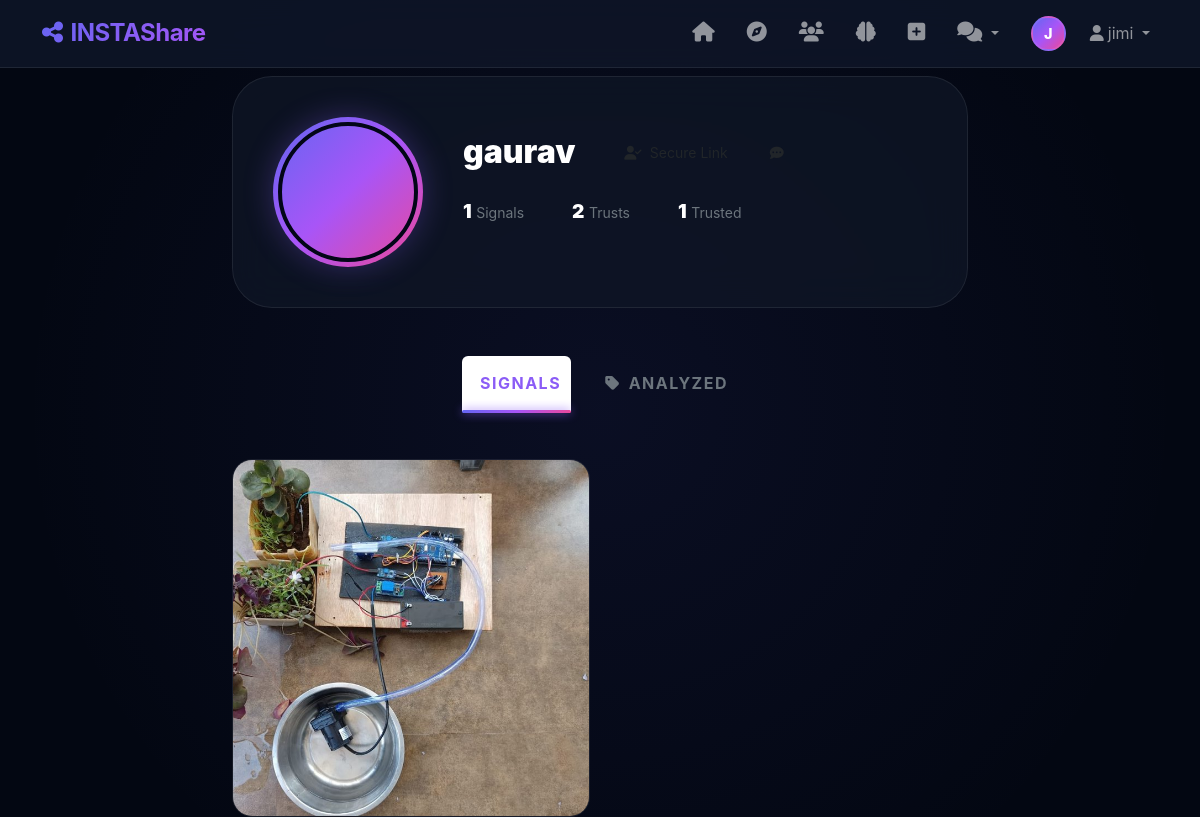
The app's page /profile/gaurav (signed in) with its own data.
### app.py (models this page shows, shortened)
class User(UserMixin, db.Model):
    id = db.Column(db.Integer, primary_key=True)
    username = db.Column(db.String(20), nullable=False, unique=True)
    email = db.Column(db.String(120), unique=True, nullable=True)
    password = db.Column(db.String(80), nullable=False)
    bio = db.Column(db.Text, nullable=True)
    profile_pic = db.Column(db.String(200), default='default.jpg')
    is_private = db.Column(db.Boolean, default=False)
    is_admin = db.Column(db.Boolean, default=False)
    created_at = db.Column(db.DateTime, default=datetime.utcnow)
    last_seen = db.Column(db.DateTime, default=datetime.utcnow)
    posts = db.relationship('Post', backref='author', lazy='dynamic', cascade='all, delete-orphan')
    stories = db.relationship('Story', backref='author', lazy='dynamic', cascade='all, delete-orphan')
    comments = db.relationship('Comment', backref='author', lazy='dynamic', cascade='all, delete-orphan')
    messages = db.relationship('Message', backref='author', lazy='dynamic', cascade='all, delete-orphan', primaryjoin='User.id == Message.user_id')
    followed = db.relationship(
        'User', secondary=followers,
        primaryjoin=(followers.c.follower_id == id),
        secondaryjoin=(followers.c.followed_id == id),
        backref=db.backref('followers_users', lazy='dynamic'), lazy='dynamic')
    liked_posts = db.relationship(
        'Post', secondary=post_likes,
        backref=db.backref('liked_by', lazy='dynamic'), lazy='dynamic')
    def is_following(self, user):
        return self.followed.filter(followers.c.followed_id == user.id).count() > 0
    def followers_count(self):
        return self.followers_users.count()
    def following_count(self):
        return self.followed.count()
    def posts_count(self):
        return self.posts.count()

class Post(db.Model):
    id = db.Column(db.Integer, primary_key=True)
    caption = db.Column(db.Text, nullable=True)
    image_filename = db.Column(db.String(200), nullable=False)
    location = db.Column(db.String(100), nullable=True)
    timestamp = db.Column(db.DateTime, default=datetime.utcnow)
    user_id = db.Column(db.Integer, db.ForeignKey('user.id'), nullable=False)
    is_flagged = db.Column(db.Boolean, default=False)
    flagged_keywords = db.Column(db.String(500))
    is_nsfw = db.Column(db.Boolean, default=False)
    nsfw_confidence = db.Column(db.Float, default=0.0)
    comments = db.relationship('Comment', backref='post', lazy='dynamic', cascade='all, delete-orphan')
    def likes_count(self):
        return self.liked_by.count()
    def comments_count(self):
        return self.comments.count()

### app.py (the view)
@app.route('/profile/<username>')
@login_required
def profile(username):
    user = User.query.filter_by(username=username).first_or_404()
    if user.id == current_user.id:
        posts = Post.query.filter_by(user_id=user.id).order_by(Post.timestamp.desc()).all()
    else:
        posts = Post.query.filter_by(user_id=user.id, is_nsfw=False).order_by(Post.timestamp.desc()).all()
    is_following = current_user.is_following(user) if user != current_user else False
    return render_template('profile.html', user=user, posts=posts, is_following=is_following)

### templates/profile.html (shortened to what this page needs)
{% extends "base.html" %}
{% block content %}
<div class="profile-container px-3">
    <div class="container">
        <div class="row justify-content-center">
            <div class="col-lg-10 col-xl-8">
                <div class="profile-header-modern" data-aos="fade-down">
                    <div class="profile-avatar-section">
                        <div class="profile-avatar-glow">
                            <img src="{{ url_for('uploaded_file', filename='profiles/' + user.profile_pic) }}"
                                alt="{{ user.username }}" class="profile-avatar-img"
                                onerror="this.src='/static/img/default-avatar.png'">
                        </div>
                    </div>
                    <div class="profile-info-modern">
                        <div class="profile-top-bar d-flex align-items-center mb-4">
                            <h2 class="profile-username text-white me-4 mb-0">{{ user.username }}</h2>
                            <div class="profile-actions-modern d-flex gap-2">
                                {% if user == current_user %}
                                <a href="{{ url_for('edit_profile') }}"
                                    class="btn btn-glass-primary btn-sm rounded-pill px-4">
                                    <i class="fas fa-sliders me-2"></i>Configure
                                </a>
                                <button class="btn btn-glass btn-sm rounded-circle" data-bs-toggle="modal"
                                    data-bs-target="#settingsModal">
                                    <i class="fas fa-shield-halved"></i>
                                </button>
                                {% else %}
                                {% if is_following %}
                                <button class="btn btn-glass-secondary btn-sm rounded-pill px-4"
                                    onclick="unfollowUser('{{ user.username }}', this)">
                                    <i class="fas fa-user-check me-2"></i>Secure Link
                                </button>
                                {% else %}
                                <button class="btn btn-primary btn-sm rounded-pill px-4"
                                    onclick="followUser('{{ user.username }}', this)">
                                    <i class="fas fa-plus me-2"></i>Connect
                                </button>
                                {% endif %}
                                {% if is_following or user.is_following(current_user) %}
                                <a href="{{ url_for('chat', username=user.username) }}"
                                    class="btn btn-glass btn-sm rounded-circle">
                                    <i class="fas fa-comment-dots"></i>
                                </a>
                                {% endif %}
                                {% endif %}
                            </div>
                        </div>
                        <div class="profile-stats-modern d-flex gap-5 mb-4">
                            <div class="stat-item text-center">
                                <span class="stat-num text-white">{{ user.posts_count() }}</span>
                                <span class="stat-label text-secondary small uppercase">Signals</span>
                            </div>
                            <div class="stat-item text-center pointer" data-bs-toggle="modal"
                                data-bs-target="#followersModal">
                                <span class="stat-num text-white">{{ user.followers_count() }}</span>
                                <span class="stat-label text-secondary small uppercase">Trusts</span>
                            </div>
                            <div class="stat-item text-center pointer" data-bs-toggle="modal"
                                data-bs-target="#followingModal">
                                <span class="stat-num text-white">{{ user.following_count() }}</span>
                                <span class="stat-label text-secondary small uppercase">Trusted</span>
                            </div>
                        </div>
                    </div>
                </div>
                <div class="tabs-container-modern mt-5" data-aos="fade-up">
                    <ul class="nav nav-tabs border-0 justify-content-center gap-4 mb-5" id="profileTabs">
                        <li class="nav-item">
                            <a class="nav-link active border-0 text-secondary uppercase tracking-wider small fw-bold"
                                data-bs-toggle="tab" href="#postsTab">
                                Signals
                            </a>
                        </li>
                        <li class="nav-item">
                            <a class="nav-link border-0 text-secondary uppercase tracking-wider small fw-bold"
                                data-bs-toggle="tab" href="#taggedTab">
                                <i class="fas fa-tag me-2"></i>Analyzed
                            </a>
                        </li>
                    </ul>
                    <div class="tab-content" id="profileTabsContent">
                        <div class="tab-pane fade show active" id="postsTab">
                            {% if posts %}
                            <div class="profile-posts-grid">
                                {% for post in posts %}
                                <div class="post-grid-item" onclick="openPostModal('{{ post.id }}')" data-aos="zoom-in"
                                    data-aos-delay="{{ loop.index * 50 }}">
                                    {% if post.image_filename.lower().endswith(('.mp4', '.mov', '.avi')) %}
                                    <div class="post-video-indicator">
                                        <i class="fas fa-play"></i>
                                    </div>
                                    <video class="grid-media">
                                        <source
                                            src="{{ url_for('uploaded_file', filename='posts/' + post.image_filename) }}"
                                            type="video/mp4">
                                    </video>
                                    {% else %}
                                    <img src="{{ url_for('uploaded_file', filename='posts/' + post.image_filename) }}"
                                        alt="Post" class="grid-media">
                                    {% endif %}
                                </div>
                                {% endfor %}
                            </div>
                            {% endif %}
                        </div>
                    </div>
                </div>
            </div>
        </div>
    </div>
    {% endblock %}

### templates/base.html (shortened to what this page needs)
<!DOCTYPE html>
<html lang="en">
<head>
    <link href="https://cdn.jsdelivr.net/npm/bootstrap@5.3.0/dist/css/bootstrap.min.css" rel="stylesheet">
    <link rel="stylesheet" href="https://cdnjs.cloudflare.com/ajax/libs/font-awesome/6.4.0/css/all.min.css">
    <link rel="stylesheet" href="{{ url_for('static', filename='css/style.css') }}">
    <link href="https://unpkg.com/aos@2.3.1/dist/aos.css" rel="stylesheet">
</head>
<body>
    {% block navbar %}
    <nav class="navbar navbar-expand-lg navbar-dark navbar-glass fixed-top">
        <div class="container">
            <a class="navbar-brand fw-bold text-gradient" href="{{ url_for('home') }}">
                <i class="fas fa-share-nodes me-2"></i>INSTAShare
            </a>
            <div class="collapse navbar-collapse" id="navbarNav">
                <ul class="navbar-nav ms-auto align-items-center">
                    {% if current_user.is_authenticated %}
                    <li class="nav-item">
                        <a class="nav-link px-3" href="{{ url_for('feed') }}" title="Home">
                            <i class="fas fa-home fs-5"></i>
                        </a>
                    </li>
                    <li class="nav-item">
                        <a class="nav-link px-3" href="{{ url_for('explore') }}" title="Explore">
                            <i class="fas fa-compass fs-5"></i>
                        </a>
                    </li>
                    <li class="nav-item">
                        <a class="nav-link px-3" href="{{ url_for('people') }}" title="People">
                            <i class="fas fa-users fs-5"></i>
                        </a>
                    </li>
                    <li class="nav-item">
                        <a class="nav-link px-3" href="{{ url_for('xai_dashboard') }}" title="XAI Dashboard">
                            <i class="fas fa-brain fs-5"></i>
                        </a>
                    </li>
                    <li class="nav-item">
                        <a class="nav-link px-3" href="{{ url_for('upload_post') }}" title="Create Post">
                            <i class="fas fa-plus-square fs-5"></i>
                        </a>
                    </li>
                    <li class="nav-item dropdown">
                        <a class="nav-link px-3 dropdown-toggle" href="#" role="button" data-bs-toggle="dropdown">
                            <i class="fas fa-comments fs-5"></i>
                        </a>
                    </li>
                    <li class="nav-item">
                        <a class="nav-link px-3" href="{{ url_for('profile', username=current_user.username) }}">
                            <div class="user-avatar-nav">
                                {{ current_user.username[0].upper() }}
                            </div>
                        </a>
                    </li>
                    <li class="nav-item dropdown">
                        <a class="nav-link dropdown-toggle" href="#" role="button" data-bs-toggle="dropdown">
                            <i class="fas fa-user me-1"></i>{{ current_user.username }}
                        </a>
                    </li>
                    {% endif %}
                </ul>
            </div>
        </div>
    </nav>
    {% endblock %}
    <main class="main-content">
        {% block content %}{% endblock %}
    </main>
</body>
</html>

### records on screen
User: username "J", username "jimi"
User: username "gaurav"
Post: image_filename (picture)

### other values on screen
{{ user.posts_count() }} "1"
{{ user.followers_count() }} "2"
{{ user.following_count() }} "1"
